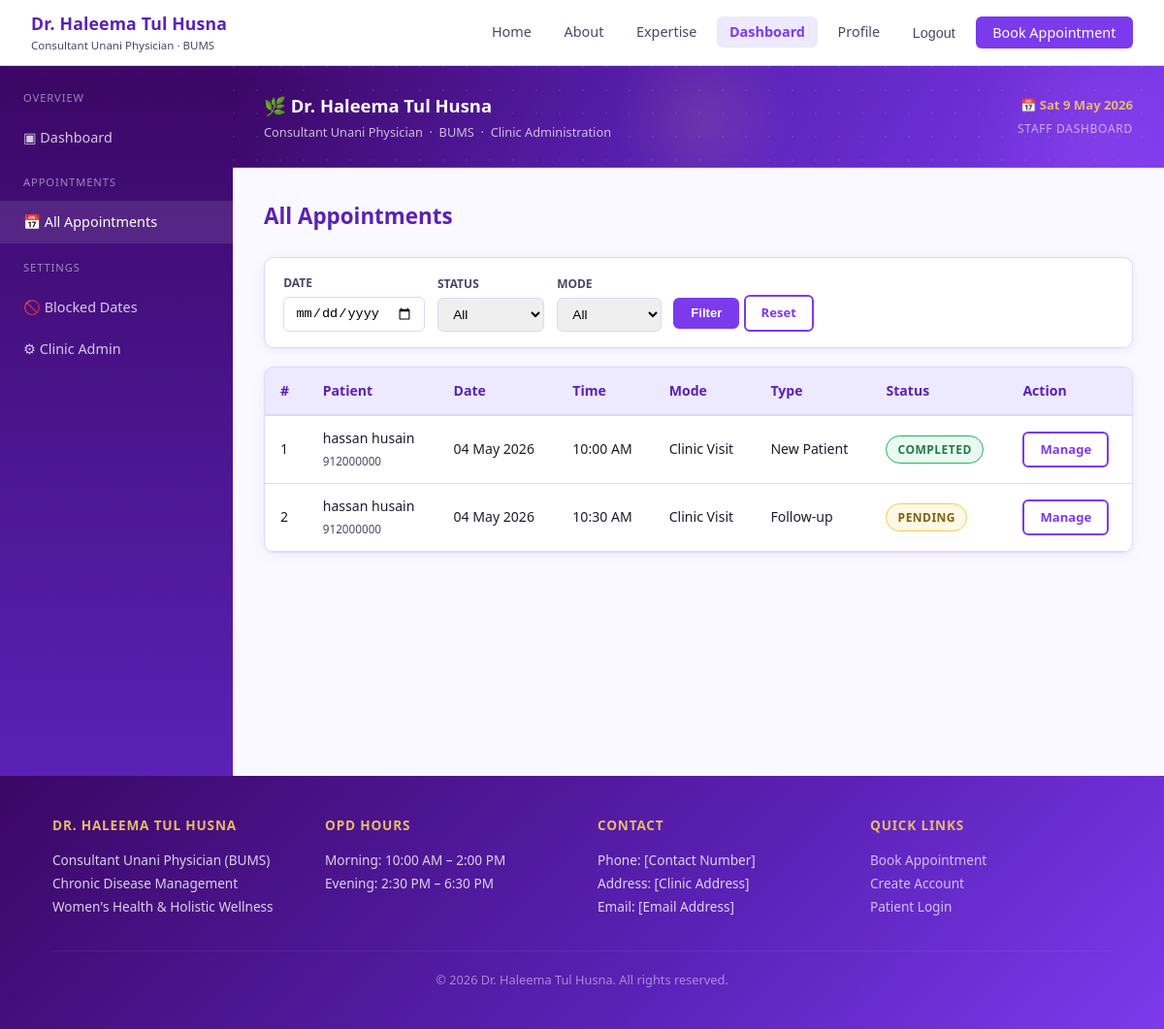
The page /dashboard/appointments/ (signed in) on the database its author committed.
### clinic/models.py (models this page shows, shortened)
class Appointment(models.Model):
    patient = models.ForeignKey(
        settings.AUTH_USER_MODEL,
        on_delete=models.SET_NULL,
        null=True, blank=True,
        related_name='appointments',
    )
    guest_name = models.CharField(max_length=100, blank=True)
    guest_phone = models.CharField(max_length=20, blank=True)
    guest_email = models.EmailField(blank=True)
    appointment_date = models.DateField()
    appointment_time = models.TimeField()
    duration_minutes = models.PositiveSmallIntegerField(editable=False)
    consultation_mode = models.CharField(max_length=10, choices=CONSULTATION_MODE_CHOICES)
    patient_type = models.CharField(max_length=10, choices=PATIENT_TYPE_CHOICES)
    status = models.CharField(max_length=12, choices=STATUS_CHOICES, default='pending')
    consultation_notes = models.TextField(blank=True)
    prescription = models.TextField(blank=True)
    created_at = models.DateTimeField(auto_now_add=True)
    updated_at = models.DateTimeField(auto_now=True)
    class Meta:
        ordering = ['appointment_date', 'appointment_time']
        unique_together = [['appointment_date', 'appointment_time']]
    def display_name(self):
        if self.patient:
            return self.patient.get_full_name() or self.patient.username
        return self.guest_name
    def display_phone(self):
        if self.patient:
            return self.patient.phone_number
        return self.guest_phone

### accounts/models.py (models this page shows, shortened)
class CustomUser(AbstractUser):
    GENDER_CHOICES = [
        ('male', 'Male'),
        ('female', 'Female'),
        ('other', 'Other'),
    ]
    phone_number = models.CharField(max_length=20, blank=True)
    date_of_birth = models.DateField(null=True, blank=True)
    gender = models.CharField(max_length=10, choices=GENDER_CHOICES, blank=True)
    address = models.TextField(blank=True)
    created_at = models.DateTimeField(auto_now_add=True)
    class Meta:
        verbose_name = 'Patient'
        verbose_name_plural = 'Patients'

### clinic/views.py (the view)
# urls.py: path('dashboard/appointments/', views.DashboardListView.as_view(), name='dashboard_list'),
class DashboardListView(StaffRequiredMixin, ListView):
    model = Appointment
    template_name = 'clinic/dashboard/appointment_list.html'
    context_object_name = 'appointments'
    paginate_by = 20
    def get_queryset(self):
        qs = Appointment.objects.all()
        status = self.request.GET.get('status')
        appt_date = self.request.GET.get('date')
        mode = self.request.GET.get('mode')
        if status:
            qs = qs.filter(status=status)
        if appt_date:
            try:
                qs = qs.filter(appointment_date=date.fromisoformat(appt_date))
            except ValueError:
                pass
        if mode:
            qs = qs.filter(consultation_mode=mode)
        return qs
    def get_context_data(self, **kwargs):
        ctx = super().get_context_data(**kwargs)
        ctx['status_choices'] = STATUS_CHOICES
        ctx['filter_status'] = self.request.GET.get('status', '')
        ctx['filter_date'] = self.request.GET.get('date', '')
        ctx['filter_mode'] = self.request.GET.get('mode', '')
        return ctx

### clinic/views.py (called while the page is built)
    def test_func(self):
        return self.request.user.is_authenticated and self.request.user.is_staff

### templates/clinic/dashboard/appointment_list.html (shortened to what this page needs)
{% extends "base_dashboard.html" %}
{% block dashboard_content %}
<div style="display:flex; align-items:center; justify-content:space-between; margin-bottom:1.5rem; flex-wrap:wrap; gap:1rem;">
    <h1 style="font-size:1.4rem; font-weight:700; color:var(--teal-dark);">All Appointments</h1>
</div>
<form method="get" class="filter-bar">
    <div class="filter-group">
        <label>Date</label>
        <input type="date" name="date" value="{{ filter_date }}">
    </div>
    <div class="filter-group">
        <label>Status</label>
        <select name="status">
            <option value="">All</option>
        </select>
    </div>
    <div class="filter-group">
        <label>Mode</label>
        <select name="mode">
            <option value="">All</option>
        </select>
    </div>
    <div style="align-self:flex-end;">
        <button type="submit" class="btn btn-primary btn-sm">Filter</button>
        <a href="{% url 'clinic:dashboard_list' %}" class="btn btn-outline btn-sm">Reset</a>
    </div>
</form>
{% if appointments %}
<div class="data-table-wrap">
    <table class="data-table">
        <thead>
            <tr>
                <th>#</th>
                <th>Patient</th>
                <th>Date</th>
                <th>Time</th>
                <th>Mode</th>
                <th>Type</th>
                <th>Status</th>
                <th>Action</th>
            </tr>
        </thead>
        <tbody>
            {% for appt in appointments %}
            <tr>
                <td>{{ appt.pk }}</td>
                <td>{{ appt.display_name }}<br><small style="color:var(--text-light);">{{ appt.display_phone }}</small></td>
                <td>{{ appt.appointment_date|date:"d M Y" }}</td>
                <td>{{ appt.appointment_time|time:"h:i A" }}</td>
                <td>{{ appt.get_consultation_mode_display }}</td>
                <td>{{ appt.get_patient_type_display }}</td>
                <td><span class="badge badge-{{ appt.status }}">{{ appt.get_status_display }}</span></td>
                <td><a href="{% url 'clinic:dashboard_detail' appt.pk %}" class="btn btn-outline btn-sm">Manage</a></td>
            </tr>
            {% endfor %}
        </tbody>
    </table>
</div>
{% else %}
<div class="empty-state">
    <div style="font-size:2.5rem;">📋</div>
    <p>No appointments found.</p>
</div>
{% endif %}
{% endblock %}

### static/css/main.css (style rules this page uses)
:root { --teal: #7c3aed; --teal-dark: #5b21b6; --teal-light: #ede9fe; --cream: #faf9ff; --cream-dark: #f3f0fc; --gold: #e8b86d; --gold-dark: #c9973d; --text: #1e1b2e; --text-light: #4c4568; --text-muted: #9ca3af; --white: #ffffff; --border: #ddd6fe; --shadow: 0 2px 12px rgba(124,58,237,0.10); --shadow-lg: 0 6px 28px rgba(124,58,237,0.16); --radius: 10px; --radius-sm: 6px; --font: 'Segoe UI', system-ui, -apple-system, sans-serif; }
*, *::before, *::after { box-sizing: border-box; margin: 0; padding: 0; }
html { scroll-behavior: smooth; }
body { font-family: var(--font); background: var(--cream); color: var(--text); line-height: 1.6; min-height: 100vh; display: flex; flex-direction: column; }
a { color: var(--teal); text-decoration: none; }
.btn { display: inline-flex; align-items: center; gap: 0.4rem; padding: 0.7rem 1.6rem; border-radius: var(--radius-sm); font-size: 0.95rem; font-weight: 600; cursor: pointer; border: 2px solid transparent; transition: all 0.2s; text-decoration: none; }
.btn-primary { background: var(--teal); color: var(--white); border-color: var(--teal); }
.btn-outline { background: transparent; color: var(--teal); border-color: var(--teal); }
.btn-sm { padding: 0.4rem 1rem; font-size: 0.82rem; }
.badge { display: inline-flex; align-items: center; padding: 0.25rem 0.7rem; border-radius: 20px; font-size: 0.75rem; font-weight: 600; text-transform: uppercase; letter-spacing: 0.04em; }
.badge-pending { background: #fef9e7; color: #875d0a; border: 1px solid #f7c948; }
.badge-completed { background: #eafaf1; color: #1e7e43; border: 1px solid #27ae60; }
.data-table { width: 100%; border-collapse: collapse; font-size: 0.88rem; }
.data-table th { background: var(--teal-light); color: var(--teal-dark); font-weight: 600; padding: 0.8rem 1rem; text-align: left; border-bottom: 2px solid var(--border); white-space: nowrap; }
.data-table td { padding: 0.75rem 1rem; border-bottom: 1px solid var(--border); vertical-align: middle; }
.data-table-wrap { background: var(--white); border-radius: var(--radius); border: 1px solid var(--border); box-shadow: var(--shadow); overflow-x: auto; }
.filter-bar { display: flex; gap: 0.8rem; flex-wrap: wrap; align-items: flex-end; background: var(--white); border: 1px solid var(--border); border-radius: var(--radius); padding: 1rem 1.2rem; margin-bottom: 1.2rem; box-shadow: var(--shadow); }
.filter-group { display: flex; flex-direction: column; gap: 0.3rem; }
.filter-group label { font-size: 0.75rem; font-weight: 600; color: var(--text-light); text-transform: uppercase; }
.filter-group select, .filter-group input { padding: 0.5rem 0.7rem; border: 1.5px solid var(--border); border-radius: var(--radius-sm); font-size: 0.85rem; }

### rows shown on the page
Appointment: pk "1", display_name "hassan husain", display_phone "912000000", appointment_date "04 May 2026", appointment_time "10:00 AM", consultation_mode "Clinic Visit", patient_type "New Patient", status "COMPLETED"
Appointment: pk "2", display_name "hassan husain", display_phone "912000000", appointment_date "04 May 2026", appointment_time "10:30 AM", consultation_mode "Clinic Visit", patient_type "Follow-up", status "PENDING"
